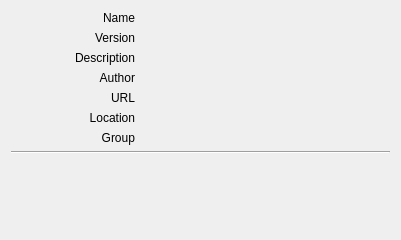
<?xml version="1.0" encoding="UTF-8"?>
<ui version="4.0">
 <class>PluginRepresentationWidget</class>
 <widget class="QWidget" name="PluginRepresentationWidget">
  <property name="geometry">
   <rect>
    <x>0</x>
    <y>0</y>
    <width>401</width>
    <height>240</height>
   </rect>
  </property>
  <layout class="QVBoxLayout" name="verticalLayout">
   <item>
    <layout class="QHBoxLayout" name="layout_name">
     <item>
      <widget class="QLabel" name="label_name">
       <property name="sizePolicy">
        <sizepolicy hsizetype="Preferred" vsizetype="Preferred">
         <horstretch>1</horstretch>
         <verstretch>0</verstretch>
        </sizepolicy>
       </property>
       <property name="text">
        <string>Name</string>
       </property>
       <property name="alignment">
        <set>Qt::AlignRight|Qt::AlignTrailing|Qt::AlignVCenter</set>
       </property>
      </widget>
     </item>
     <item>
      <widget class="QLabel" name="label_nameValue">
       <property name="sizePolicy">
        <sizepolicy hsizetype="Preferred" vsizetype="Preferred">
         <horstretch>2</horstretch>
         <verstretch>0</verstretch>
        </sizepolicy>
       </property>
      </widget>
     </item>
    </layout>
   </item>
   <item>
    <layout class="QHBoxLayout" name="layout_version">
     <item>
      <widget class="QLabel" name="label_version">
       <property name="sizePolicy">
        <sizepolicy hsizetype="Preferred" vsizetype="Preferred">
         <horstretch>1</horstretch>
         <verstretch>0</verstretch>
        </sizepolicy>
       </property>
       <property name="text">
        <string>Version</string>
       </property>
       <property name="alignment">
        <set>Qt::AlignRight|Qt::AlignTrailing|Qt::AlignVCenter</set>
       </property>
      </widget>
     </item>
     <item>
      <widget class="QLabel" name="label_versionValue">
       <property name="sizePolicy">
        <sizepolicy hsizetype="Preferred" vsizetype="Preferred">
         <horstretch>2</horstretch>
         <verstretch>0</verstretch>
        </sizepolicy>
       </property>
      </widget>
     </item>
    </layout>
   </item>
   <item>
    <layout class="QHBoxLayout" name="layout_comment">
     <item>
      <widget class="QLabel" name="label_comment">
       <property name="sizePolicy">
        <sizepolicy hsizetype="Preferred" vsizetype="Preferred">
         <horstretch>1</horstretch>
         <verstretch>0</verstretch>
        </sizepolicy>
       </property>
       <property name="text">
        <string>Description</string>
       </property>
       <property name="alignment">
        <set>Qt::AlignRight|Qt::AlignTrailing|Qt::AlignVCenter</set>
       </property>
      </widget>
     </item>
     <item>
      <widget class="QLabel" name="label_commentValue">
       <property name="sizePolicy">
        <sizepolicy hsizetype="Preferred" vsizetype="Preferred">
         <horstretch>2</horstretch>
         <verstretch>0</verstretch>
        </sizepolicy>
       </property>
      </widget>
     </item>
    </layout>
   </item>
   <item>
    <layout class="QHBoxLayout" name="layout_author">
     <item>
      <widget class="QLabel" name="label_author">
       <property name="sizePolicy">
        <sizepolicy hsizetype="Preferred" vsizetype="Preferred">
         <horstretch>1</horstretch>
         <verstretch>0</verstretch>
        </sizepolicy>
       </property>
       <property name="text">
        <string>Author</string>
       </property>
       <property name="alignment">
        <set>Qt::AlignRight|Qt::AlignTrailing|Qt::AlignVCenter</set>
       </property>
      </widget>
     </item>
     <item>
      <widget class="QLabel" name="label_authorValue">
       <property name="sizePolicy">
        <sizepolicy hsizetype="Preferred" vsizetype="Preferred">
         <horstretch>2</horstretch>
         <verstretch>0</verstretch>
        </sizepolicy>
       </property>
      </widget>
     </item>
    </layout>
   </item>
   <item>
    <layout class="QHBoxLayout" name="layout_url">
     <item>
      <widget class="QLabel" name="label_url">
       <property name="sizePolicy">
        <sizepolicy hsizetype="Preferred" vsizetype="Preferred">
         <horstretch>1</horstretch>
         <verstretch>0</verstretch>
        </sizepolicy>
       </property>
       <property name="text">
        <string>URL</string>
       </property>
       <property name="alignment">
        <set>Qt::AlignRight|Qt::AlignTrailing|Qt::AlignVCenter</set>
       </property>
      </widget>
     </item>
     <item>
      <widget class="QLabel" name="label_urlValue">
       <property name="sizePolicy">
        <sizepolicy hsizetype="Preferred" vsizetype="Preferred">
         <horstretch>2</horstretch>
         <verstretch>0</verstretch>
        </sizepolicy>
       </property>
      </widget>
     </item>
    </layout>
   </item>
   <item>
    <layout class="QHBoxLayout" name="layout_location">
     <item>
      <widget class="QLabel" name="label_location">
       <property name="sizePolicy">
        <sizepolicy hsizetype="Preferred" vsizetype="Preferred">
         <horstretch>1</horstretch>
         <verstretch>0</verstretch>
        </sizepolicy>
       </property>
       <property name="text">
        <string>Location</string>
       </property>
       <property name="alignment">
        <set>Qt::AlignRight|Qt::AlignTrailing|Qt::AlignVCenter</set>
       </property>
      </widget>
     </item>
     <item>
      <widget class="QLabel" name="label_locationValue">
       <property name="sizePolicy">
        <sizepolicy hsizetype="Preferred" vsizetype="Preferred">
         <horstretch>2</horstretch>
         <verstretch>0</verstretch>
        </sizepolicy>
       </property>
      </widget>
     </item>
    </layout>
   </item>
   <item>
    <layout class="QHBoxLayout" name="layout_group">
     <item>
      <widget class="QLabel" name="label_group">
       <property name="sizePolicy">
        <sizepolicy hsizetype="Preferred" vsizetype="Preferred">
         <horstretch>1</horstretch>
         <verstretch>0</verstretch>
        </sizepolicy>
       </property>
       <property name="text">
        <string>Group</string>
       </property>
       <property name="alignment">
        <set>Qt::AlignRight|Qt::AlignTrailing|Qt::AlignVCenter</set>
       </property>
      </widget>
     </item>
     <item>
      <widget class="QLabel" name="label_groupValue">
       <property name="sizePolicy">
        <sizepolicy hsizetype="Preferred" vsizetype="Preferred">
         <horstretch>2</horstretch>
         <verstretch>0</verstretch>
        </sizepolicy>
       </property>
      </widget>
     </item>
    </layout>
   </item>
   <item>
    <widget class="Line" name="line">
     <property name="orientation">
      <enum>Qt::Horizontal</enum>
     </property>
    </widget>
   </item>
   <item>
    <spacer name="verticalSpacer">
     <property name="orientation">
      <enum>Qt::Vertical</enum>
     </property>
     <property name="sizeHint" stdset="0">
      <size>
       <width>20</width>
       <height>40</height>
      </size>
     </property>
    </spacer>
   </item>
  </layout>
 </widget>
 <resources/>
 <connections/>
</ui>
